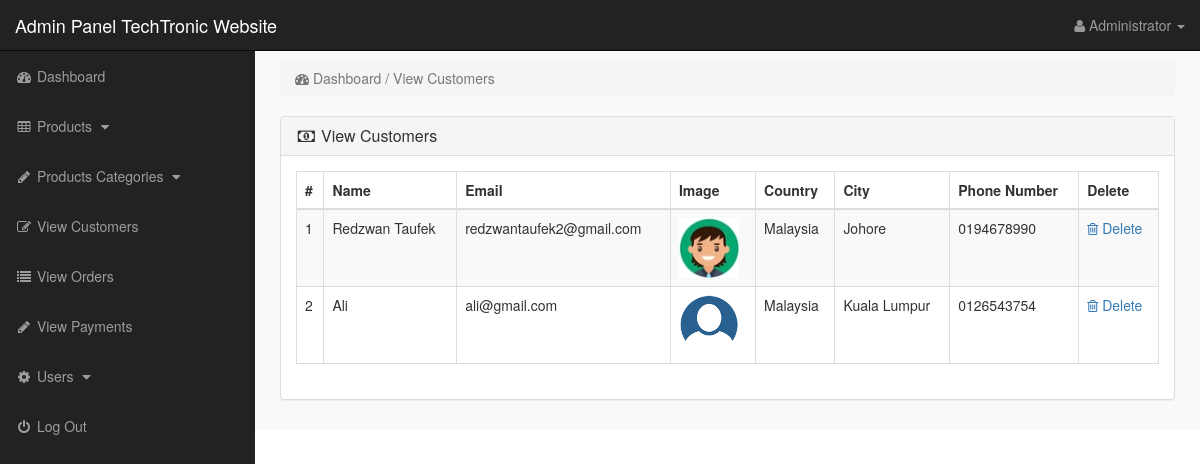
/admin_area/index.php?view_customers (signed in), run on the app's committed database.
### tables this page shows
CREATE TABLE `customers` (
  `customer_id` int(10) NOT NULL,
  `customer_name` varchar(255) NOT NULL,
  `customer_email` varchar(255) NOT NULL,
  `customer_pass` varchar(255) NOT NULL,
  `customer_country` text NOT NULL,
  `customer_city` text NOT NULL,
  `customer_contact` varchar(255) NOT NULL,
  `customer_address` text NOT NULL,
  `customer_image` text NOT NULL,
  `customer_ip` varchar(255) NOT NULL,
  `customer_confirm_code` text NOT NULL
);

### admin_area/view_customers.php (the view)
<?php
if(!isset($_SESSION['admin_email'])){
echo "<script>window.open('login.php','_self')</script>";
}
else {
?>
<div class="row">
<div class="col-lg-12">
<ol class="breadcrumb">
<li class="active">
<i class="fa fa-dashboard"></i> Dashboard / View Customers
</li>
</ol>
</div>
</div>
<div class="row">
<div class="col-lg-12">
<div class="panel panel-default">
<div class="panel-heading">
<h3 class="panel-title">
<i class="fa fa-money fa-fw"></i> View Customers
</h3>
</div>
<div class="panel-body" >
<div class="table-responsive" >
<table class="table table-bordered table-hover table-striped" >
<thead>
<tr>
<th>#</th>
<th>Name</th>
<th>Email</th>
<th>Image</th>
<th>Country</th>
<th>City</th>
<th>Phone Number</th>
<th>Delete</th>
</tr>
</thead>
<tbody>
<?php
$i=0;
$get_c = "select * from customers";
$run_c = mysqli_query($con,$get_c);
while($row_c=mysqli_fetch_array($run_c)){
$c_id = $row_c['customer_id'];
$c_name = $row_c['customer_name'];
$c_email = $row_c['customer_email'];
$c_image = $row_c['customer_image'];
$c_country = $row_c['customer_country'];
$c_city = $row_c['customer_city'];
$c_contact = $row_c['customer_contact'];
$i++;
?>
<tr>
<td><?php echo $i; ?></td>
<td><?php echo $c_name; ?></td>
<td><?php echo $c_email; ?></td>
<td><img src="../customer/customer_images/<?php echo $c_image; ?>" width="60" height="60" ></td>
<td><?php echo $c_country; ?></td>
<td><?php echo $c_city; ?></td>
<td><?php echo $c_contact; ?></td>
<td>
<a href="index.php?customer_delete=<?php echo $c_id; ?>" >
<i class="fa fa-trash-o" ></i> Delete
</a>
</td>
</tr>
<?php } ?>
</tbody>
</table>
</div>
</div>
</div>
</div>
</div>
<?php } ?>

### admin_area/includes/sidebar.php (shortened to what this page needs)
<?php
if(!isset($_SESSION['admin_email'])){
echo "<script>window.open('login.php','_self')</script>";
}
else {
?>
<nav class="navbar navbar-inverse navbar-fixed-top" >
<div class="navbar-header" >
<a class="navbar-brand" href="index.php?dashboard" >
    Admin Panel TechTronic Website
</a>
</div>
<ul class="nav navbar-right top-nav" >
<li class="dropdown" >
<a href="#" class="dropdown-toggle" data-toggle="dropdown" >
<i class="fa fa-user" ></i>
<?php echo $admin_name; ?> <b class="caret" ></b>
</a>
</li>
</ul>
<div class="collapse navbar-collapse navbar-ex1-collapse">
<ul class="nav navbar-nav side-nav">
<li>
<a href="index.php?dashboard">
<i class="fa fa-fw fa-dashboard"></i> Dashboard
</a>
</li>
<li>
<a href="#" data-toggle="collapse" data-target="#products">
<i class="fa fa-fw fa-table"></i> Products
<i class="fa fa-fw fa-caret-down"></i>
</a>
</li>
<li>
<a href="#" data-toggle="collapse" data-target="#p_cat">
<i class="fa fa-fw fa-pencil"></i> Products Categories
<i class="fa fa-fw fa-caret-down"></i>
</a>
</li>
<li>
<a href="index.php?view_customers">
<i class="fa fa-fw fa-edit"></i> View Customers
</a>
</li>
<li>
<a href="index.php?view_orders">
<i class="fa fa-fw fa-list"></i> View Orders
</a>
</li>
<li>
<a href="index.php?view_payments">
<i class="fa fa-fw fa-pencil"></i> View Payments
</a>
</li>
<li>
<a href="#" data-toggle="collapse" data-target="#users">
<i class="fa fa-fw fa-gear"></i> Users
<i class="fa fa-fw fa-caret-down"></i>
</a>
</li>
<li>
<a href="logout.php">
<i class="fa fa-fw fa-power-off"></i> Log Out
</a>
</li>
</ul>
</div>
</nav>
<?php } ?>

### admin_area/css/style.css (style rules this page uses)
body { margin-top:100px; }
@media (min-width: 768px) { body { margin-top:50px; } }
.top-nav { padding:0 15px; }
.top-nav>li { display:inline-block; float:left; }
.top-nav>li>a { padding-top:15px; padding-bottom:15px; line-height:20px; color:#999; }
@media (min-width: 768px) { .side-nav { position:fixed; top:51px; width:255px; border-radius:0; overflow-y:auto; background-color: #222; bottom:0; overflow-x:hidden; padding-bottom:40px; } }
@media (min-width: 768px) { .side-nav>li>a { width:255px; } }
.panel-body { border-radius:5px; }

### data on the page
customers: customer_name "Redzwan Taufek", customer_email "redzwantaufek2@gmail.com", customer_image (picture), customer_country "Malaysia", customer_city "Johore", customer_contact "0194678990"
customers: customer_name "Ali", customer_email "ali@gmail.com", customer_image (picture), customer_country "Malaysia", customer_city "Kuala Lumpur", customer_contact "0126543754"

### other printed values
$admin_name "Administrator"
